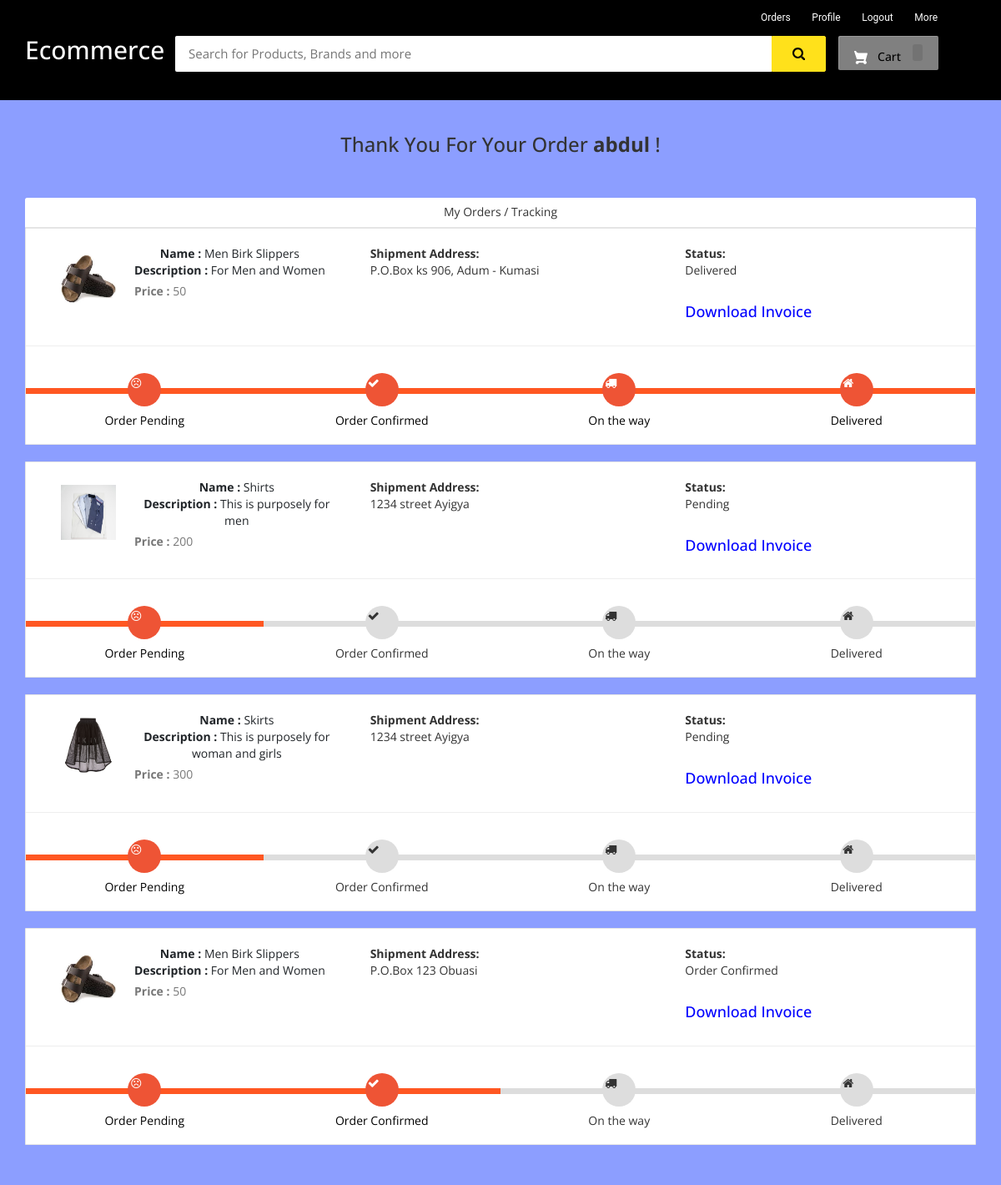
Screenshot of /my-order (signed in) with the database file from the repository.
### ecom/models.py (models this page shows, shortened)
class Product(models.Model):
    name=models.CharField(max_length=40)
    product_image= models.ImageField(upload_to='product_image/',null=True,blank=True)
    price = models.PositiveIntegerField()
    description=models.CharField(max_length=40)

class Orders(models.Model):
    STATUS =(
        ('Pending','Pending'),
        ('Order Confirmed','Order Confirmed'),
        ('Out for Delivery','Out for Delivery'),
        ('Delivered','Delivered'),
    )
    customer=models.ForeignKey('Customer', on_delete=models.CASCADE,null=True)
    product=models.ForeignKey('Product',on_delete=models.CASCADE,null=True)
    email = models.CharField(max_length=50,null=True)
    address = models.CharField(max_length=500,null=True)
    mobile = models.CharField(max_length=20,null=True)
    order_date= models.DateField(auto_now_add=True,null=True)
    status=models.CharField(max_length=50,null=True,choices=STATUS)

### ecom/views.py (the view)
# urls.py: path('my-order', views.my_order_view,name='my-order'),
@login_required(login_url='customerlogin')
@user_passes_test(is_customer)
def my_order_view(request):
    customer=models.Customer.objects.get(user_id=request.user.id)
    orders=models.Orders.objects.all().filter(customer_id = customer)
    ordered_products=[]
    for order in orders:
        ordered_product=models.Product.objects.all().filter(id=order.product.id)
        ordered_products.append(ordered_product)
    return render(request,'ecom/my_order.html',{'data':zip(ordered_products,orders)})

### ecom/views.py (called while the page is built)
def is_customer(user):
    return user.groups.filter(name='CUSTOMER').exists()

### templates/ecom/my_order.html (shortened to what this page needs)
{% extends 'ecom/customer_base.html' %}
{% load static %}
{% block content %}
<br>
<h3 style="text-align:center;">Thank You For Your Order  <strong>{{request.user}}</strong> !</h3> <br><br>
<div class="container">
    <header class="card-header" style="text-align:center;"> My Orders / Tracking </header>
    {% for products,order in data %}
    <article class="card">
        <div class="card-body">
            <ul class="row" style="margin-left:20px;margin-top:20px;">
                <li class="col-md-4">
                  <figure class="itemside mb-3">
                    {%for product in products%}
                      <div class="aside"><img src="{% static product.product_image.url %}" class="img-sm border"></div>
                      <figcaption class="info align-self-center">
                          <p class="title"><strong>Name : </strong>{{product.name}} <br> <strong>Description : </strong>{{product.description}}</p> <span class="text-muted"><strong>Price : </strong>{{product.price}} </span>
                      </figcaption>
                  </figure>
                </li>
                <li class="col-md-4">
                    <div class="col"> <strong>Shipment Address:</strong> <br> {{order.address}}</div>
                </li>
                <li class="col-md-4">
                    <div class="col"> <strong>Status:</strong> <br> {{order.status}} </div> <br>
                    <h4><a style="text-decoration:none; color:blue;" href="{% url 'download-invoice' order.id product.id  %}" >Download Invoice</a></h4>
                </li>
                {%endfor%}
            </ul>
            <hr>
            <div class="track">
                {%if order.status == 'Pending' %}
                <div class="step active"> <span class="icon"> <i style="padding-top:5px; padding-right:20px;" class="fa fa-frown-o"></i> </span> <span class="text">Order Pending</span> </div>
                <div class="step "> <span class="icon"> <i style="padding-top:5px; padding-right:20px;" class="fa fa-check"></i> </span> <span class="text"> Order Confirmed</span> </div>
                <div class="step "> <span class="icon"> <i style="padding-top:5px; padding-right:20px;" class="fa fa-truck"></i> </span> <span class="text"> On the way </span> </div>
                <div class="step "> <span class="icon"> <i style="padding-top:5px; padding-right:20px;" class="fa fa-home"></i> </span> <span class="text">Delivered</span> </div>
                {%elif order.status == 'Order Confirmed' %}
                <div class="step active"> <span class="icon"> <i style="padding-top:5px; padding-right:20px;" class="fa fa-frown-o"></i> </span> <span class="text">Order Pending</span> </div>
                <div class="step active"> <span class="icon"> <i style="padding-top:5px; padding-right:20px;" class="fa fa-check"></i> </span> <span class="text"> Order Confirmed</span> </div>
                <div class="step "> <span class="icon"> <i style="padding-top:5px; padding-right:20px;" class="fa fa-truck"></i> </span> <span class="text"> On the way </span> </div>
                <div class="step "> <span class="icon"> <i style="padding-top:5px; padding-right:20px;" class="fa fa-home"></i> </span> <span class="text">Delivered</span> </div>
                {%else%}
                <div class="step active"> <span class="icon"> <i style="padding-top:5px; padding-right:20px;" class="fa fa-frown-o"></i> </span> <span class="text">Order Pending</span> </div>
                <div class="step active"> <span class="icon"> <i style="padding-top:5px; padding-right:20px;" class="fa fa-check"></i> </span> <span class="text"> Order Confirmed</span> </div>
                <div class="step active"> <span class="icon"> <i style="padding-top:5px; padding-right:20px;" class="fa fa-truck"></i> </span> <span class="text"> On the way </span> </div>
                <div class="step active"> <span class="icon"> <i style="padding-top:5px; padding-right:20px;" class="fa fa-home"></i> </span> <span class="text">Delivered</span> </div>
                {%endif%}
            </div>
        </div>
    </article><br>
    {%endfor%}
</div>
<br><br><br><br><br>
{% endblock content %}

### templates/ecom/customer_base.html (shortened to what this page needs)
<html>
{% load static %}
<head>
<link rel="stylesheet" href="https://maxcdn.bootstrapcdn.com/bootstrap/3.3.0/css/bootstrap.min.css">
<link rel="stylesheet" href="https://maxcdn.bootstrapcdn.com/font-awesome/4.7.0/css/font-awesome.min.css">
</head>
<body>
<div id="navbar">
    <div class="container">
        <div class="row row1">
            <ul class="largenav pull-right">
                <li class="upper-links"><a class="links" href="/my-order">Orders</a></li>
                <li class="upper-links"><a class="links" href="/my-profile">Profile</a></li>
                  <li class="upper-links"><a class="links" href="/logout">Logout</a></li>
                <li class="upper-links dropdown"><a class="links" href="">More</a>
                </li>
            </ul>
        </div>
        <div class="row row2">
            <div class="col-sm-2">
                <h2 style="margin:0px;"><a style="text-decoration:none; color:white;" href="/"><span class="largenav">Ecommerce </span></a></h2>
            </div>
            <div class="navbar-search smallsearch col-sm-8 col-xs-11">
              <form  action="/search" method="get">
                <div class="row"> <input class="navbar-input col-xs-11" type="search" placeholder="Search for Products, Brands and more" name="query" id="query">
                  <button class="navbar-button col-xs-1" type="submit">
                  </button>
                </div>
              </form>
            </div>
            <div class="cart1 largenav col-sm-2"> <a class="cart-button" href="/cart">  Cart <span class="item-number ">{{ product_count_in_cart }}</span> </a> </div>
        </div>
    </div>
</div>
{% block content %}
{% endblock content %}
<br><br><br>
</body>
</html>

### templates/ecom/customer_base.html (style rules this page uses)
body { background-color: #ebe0e0 }
#navbar { background-color: #000; color: black; }
.row1 { padding-top: 10px; padding-right: 50px }
.row2 { padding-bottom: 20px }
.navbar-input { padding: 11px 16px; border-radius: 2px 0 0 2px; border: 0 none; outline: 0 none; font-size: 15px }
.navbar-button { background-color: #ffe11b; border: 1px solid #ffe11b; border-radius: 0 2px 2px 0; color: #565656; padding: 10px 0; height: 43px; cursor: pointer }
.cart-button { background-color: #808080; box-shadow: 0 4px 4px 0 rgba(0, 0, 0, .23), inset 1px 1px 0 0 hsla(0, 0%, 100%, .2); padding: 10px 0; text-align: center; height: 41px; border-radius: 2px; font-weight: 500; width: 120px; display: inline-block; color: #FFFFFF; text-decoration: none; color: inherit; border: none; outline: none }
.cart-svg { display: inline-block; width: 16px; height: 16px; vertical-align: middle; margin-right: 8px }
.item-number { border-radius: 3px; background-color: rgba(0, 0, 0, .1); height: 20px; padding: 3px 6px; font-weight: 500; display: inline-block; color: #fff; line-height: 12px; margin-left: 10px }
.upper-links { display: inline-block; padding: 0 11px; line-height: 23px; font-family: 'Roboto', sans-serif; letter-spacing: 0; color: inherit; border: none; outline: none; font-size: 12px }
.dropdown { position: relative; display: inline-block; margin-bottom: 0px }
.links { color: #fff; text-decoration: none }
.largenav { display: none }
.smallsearch { margin-left: 15px; margin-top: 15px }
p { text-align: center; }
@media screen and (min-width: 768px) { .largenav { display: block } }
@media screen and (min-width: 768px) { .smallsearch { margin: 0px } }

### templates/ecom/my_order.html (style rules this page uses)
body { background-color: #8C9EFF; font-family: 'Open Sans', serif }
.container { margin-top: 0px; margin-bottom: 0px }
.card { position: relative; display: -webkit-box; display: -ms-flexbox; display: flex; -webkit-box-orient: vertical; -webkit-box-direction: normal; -ms-flex-direction: column; flex-direction: column; min-width: 0; word-wrap: break-word; background-color: #fff; background-clip: border-box; border: 1px solid rgba(0, 0, 0, 0.1); border-radius: 0.10rem }
.card-header:first-child { border-radius: calc(0.37rem - 1px) calc(0.37rem - 1px) 0 0 }
.card-header { padding: 0.75rem 1.25rem; margin-bottom: 0; background-color: #fff; border-bottom: 1px solid rgba(0, 0, 0, 0.1) }
.track { position: relative; background-color: #ddd; height: 7px; display: -webkit-box; display: -ms-flexbox; display: flex; margin-bottom: 60px; margin-top: 50px }
.track .step { -webkit-box-flex: 1; -ms-flex-positive: 1; flex-grow: 1; width: 25%; margin-top: -18px; text-align: center; position: relative }
.track .step.active:before { background: #FF5722 }
.track .step::before { height: 7px; position: absolute; content: ""; width: 100%; left: 0; top: 18px }
.track .step.active .icon { background: #ee5435; color: #fff }
.track .icon { display: inline-block; width: 40px; height: 40px; line-height: 40px; position: relative; border-radius: 100%; background: #ddd }
.track .step.active .text { font-weight: 400; color: #000 }
.track .text { display: block; margin-top: 7px }
.itemside { position: relative; display: -webkit-box; display: -ms-flexbox; display: flex; width: 100% }
.itemside .aside { position: relative; -ms-flex-negative: 0; flex-shrink: 0 }
.img-sm { width: 80px; height: 80px; padding: 7px }
ul.row, ul.row-sm { list-style: none; padding: 0 }
.itemside .info { padding-left: 15px; padding-right: 7px }
.itemside .title { display: block; margin-bottom: 5px; color: #212529 }
p { margin-top: 0; margin-bottom: 1rem }

### rows the page displays
Orders: address "P.O.Box ks 906, Adum - Kumasi", status "Delivered", shows "Order Pending"
Product: product_image (picture), name "Men Birk Slippers", description "For Men and Women", price "50"
Orders: address "1234 street Ayigya", status "Pending", shows "Order Pending"
Product: product_image (picture), name "Shirts", description "This is purposely for men", price "200"
Orders: address "1234 street Ayigya", status "Pending", shows "Order Pending"
Product: product_image (picture), name "Skirts", description "This is purposely for woman and girls", price "300"
Orders: address "P.O.Box 123 Obuasi", status "Order Confirmed", shows "Order Pending"

### other values shown
{{ request.user }} "abdul"
